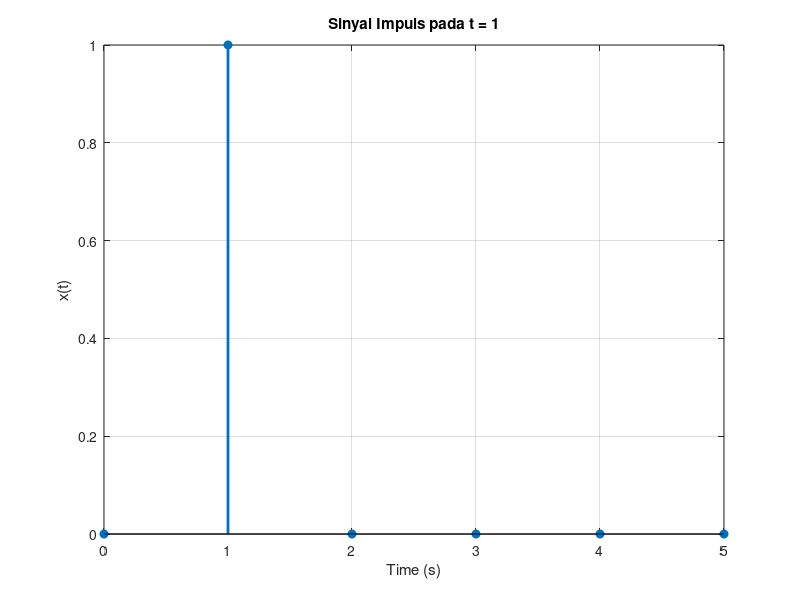

The MATLAB script that drew this image:
function tugas_1
    % Parameter waktu
    t = 0:1:5; % Waktu dari 0 hingga 5 detik
    impulse_position = 1; % Posisi impuls (misalnya t = 1)
    
    % Membuat sinyal impuls
    x_t = zeros(size(t)); % Inisialisasi dengan nol
    x_t(t == impulse_position) = 1; % Impuls pada t = 1

    % Memplot sinyal impuls
    figure;
    stem(t, x_t, 'filled', 'LineWidth', 2);
    xlabel('Time (s)');
    ylabel('x(t)');
    title('Sinyal Impuls pada t = 1');
    grid on;
end